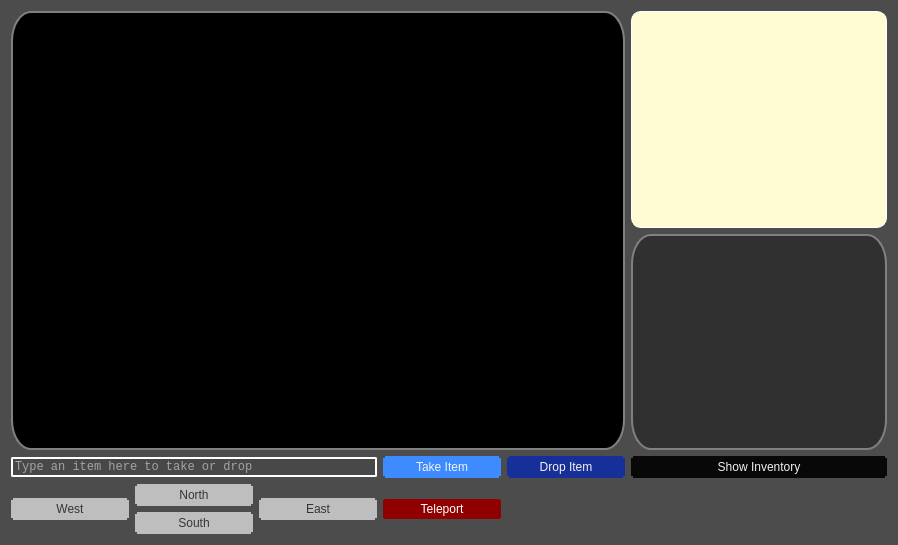
<?xml version="1.0" encoding="UTF-8"?>
<ui version="4.0">
 <class>ZorkCore</class>
 <widget class="QDialog" name="ZorkCore">
  <property name="geometry">
   <rect>
    <x>0</x>
    <y>0</y>
    <width>898</width>
    <height>545</height>
   </rect>
  </property>
  <property name="windowTitle">
   <string>Game</string>
  </property>
  <property name="styleSheet">
   <string notr="true">background-color: rgb(76, 76, 76);</string>
  </property>
  <layout class="QGridLayout" name="gridLayout">
   <item row="0" column="1" rowspan="2" colspan="5">
    <widget class="QTextEdit" name="out">
     <property name="font">
      <font>
       <family>Consolas</family>
       <pointsize>14</pointsize>
      </font>
     </property>
     <property name="styleSheet">
      <string notr="true">background-color: rgb(0, 0, 0);
color: rgb(0, 255, 0);
border: 2px solid gray;
border-radius: 20px 30px;
</string>
     </property>
    </widget>
   </item>
   <item row="4" column="6">
    <widget class="QPushButton" name="inventoryBtn">
     <property name="styleSheet">
      <string notr="true">background-color: rgb(8, 8, 8);
color: rgb(241, 241, 241);
font: 9pt &quot;MS Shell Dlg 2&quot;;
border: 4px solid rgb(8, 8, 8);
border-radius: 2px 2px;</string>
     </property>
     <property name="text">
      <string>Show Inventory</string>
     </property>
    </widget>
   </item>
   <item row="1" column="6" alignment="Qt::AlignRight">
    <widget class="QTextEdit" name="charStats">
     <property name="font">
      <font>
       <family>Consolas</family>
       <pointsize>8</pointsize>
      </font>
     </property>
     <property name="styleSheet">
      <string notr="true">background-color: rgb(48, 48, 48);
color: rgb(200, 200, 200);
border: 2px solid gray;
border-radius: 20px 30px;</string>
     </property>
     <property name="readOnly">
      <bool>true</bool>
     </property>
    </widget>
   </item>
   <item row="0" column="6" alignment="Qt::AlignRight">
    <widget class="QTextEdit" name="mapBox">
     <property name="maximumSize">
      <size>
       <width>521</width>
       <height>16777215</height>
      </size>
     </property>
     <property name="font">
      <font>
       <family>Consolas</family>
       <pointsize>14</pointsize>
      </font>
     </property>
     <property name="styleSheet">
      <string notr="true">background-color: rgb(255, 252, 212);
color: rgb(90, 91, 79);
border: 1px solid #fff;
border-radius: 10px 10px;</string>
     </property>
     <property name="readOnly">
      <bool>true</bool>
     </property>
    </widget>
   </item>
   <item row="6" column="2">
    <widget class="QPushButton" name="southButton">
     <property name="styleSheet">
      <string notr="true">background-color: rgb(190, 190, 190);
color: rgb(53, 53, 53);
border: 4px solid rgb(190, 190, 190);
border-radius: 2px 2px;</string>
     </property>
     <property name="text">
      <string>South</string>
     </property>
     <attribute name="buttonGroup">
      <string notr="true">directionButtons</string>
     </attribute>
    </widget>
   </item>
   <item row="5" column="2">
    <widget class="QPushButton" name="northButton">
     <property name="styleSheet">
      <string notr="true">background-color: rgb(190, 190, 190);
color: rgb(53, 53, 53);
border: 4px solid rgb(190, 190, 190);
border-radius: 2px 2px;</string>
     </property>
     <property name="text">
      <string>North</string>
     </property>
     <attribute name="buttonGroup">
      <string notr="true">directionButtons</string>
     </attribute>
    </widget>
   </item>
   <item row="5" column="3" rowspan="2">
    <widget class="QPushButton" name="eastButton">
     <property name="styleSheet">
      <string notr="true">background-color: rgb(190, 190, 190);
color: rgb(53, 53, 53);
border: 4px solid rgb(190, 190, 190);
border-radius: 2px 2px;</string>
     </property>
     <property name="text">
      <string>East</string>
     </property>
     <attribute name="buttonGroup">
      <string notr="true">directionButtons</string>
     </attribute>
    </widget>
   </item>
   <item row="5" column="1" rowspan="2">
    <widget class="QPushButton" name="westButton">
     <property name="styleSheet">
      <string notr="true">background-color: rgb(190, 190, 190);
color: rgb(53, 53, 53);
border: 4px solid rgb(190, 190, 190);
border-radius: 2px 2px;</string>
     </property>
     <property name="text">
      <string>West</string>
     </property>
     <attribute name="buttonGroup">
      <string notr="true">directionButtons</string>
     </attribute>
    </widget>
   </item>
   <item row="4" column="4">
    <widget class="QPushButton" name="takeItemBtn">
     <property name="styleSheet">
      <string notr="true">background-color: rgb(61, 139, 255);
color: rgb(241, 241, 241);
font: 9pt &quot;MS Shell Dlg 2&quot;;
border: 4px solid rgb(61, 139, 255);
border-radius: 2px 2px;</string>
     </property>
     <property name="text">
      <string>Take Item</string>
     </property>
    </widget>
   </item>
   <item row="4" column="5">
    <widget class="QPushButton" name="dropItemBtn">
     <property name="styleSheet">
      <string notr="true">background-color: rgb(23, 47, 153);
color: rgb(241, 241, 241);
font: 9pt &quot;MS Shell Dlg 2&quot;;
border: 4px solid rgb(23, 47, 153);
border-radius: 2px 2px;</string>
     </property>
     <property name="text">
      <string>Drop Item</string>
     </property>
    </widget>
   </item>
   <item row="4" column="1" colspan="3">
    <widget class="QLineEdit" name="itemEntry">
     <property name="font">
      <font>
       <family>Consolas</family>
      </font>
     </property>
     <property name="styleSheet">
      <string notr="true">background-color: rgb(72, 72, 72);
color: rgb(255, 255, 255);
border: 2px solid  rgb(255, 255, 255);
border-radius: 2px 2px;</string>
     </property>
     <property name="placeholderText">
      <string>Type an item here to take or drop</string>
     </property>
    </widget>
   </item>
   <item row="5" column="4" rowspan="2">
    <widget class="QPushButton" name="tpButton">
     <property name="styleSheet">
      <string notr="true">background-color: rgb(145, 0, 0);
color: rgb(255, 255, 255);
font: 75 10pt &quot;MS Shell Dlg 2&quot;;
border: 3px solid rgb(145, 0, 0);
border-radius: 3px 3px;</string>
     </property>
     <property name="text">
      <string>Teleport</string>
     </property>
    </widget>
   </item>
  </layout>
  <zorder>eastButton</zorder>
  <zorder>westButton</zorder>
  <zorder>out</zorder>
  <zorder>southButton</zorder>
  <zorder>charStats</zorder>
  <zorder>mapBox</zorder>
  <zorder>inventoryBtn</zorder>
  <zorder>northButton</zorder>
  <zorder>takeItemBtn</zorder>
  <zorder>dropItemBtn</zorder>
  <zorder>itemEntry</zorder>
  <zorder>tpButton</zorder>
 </widget>
 <resources/>
 <connections/>
 <buttongroups>
  <buttongroup name="directionButtons"/>
 </buttongroups>
</ui>
